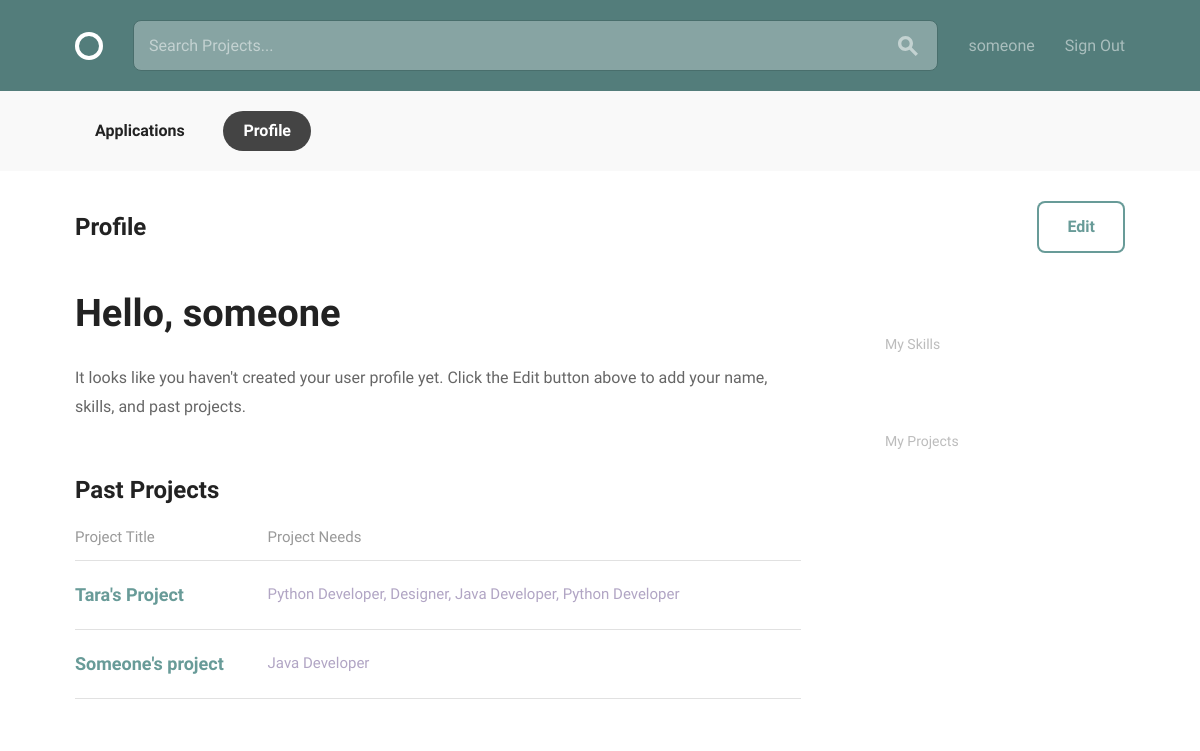
Page /user/profile (signed in) on the earlier database version.
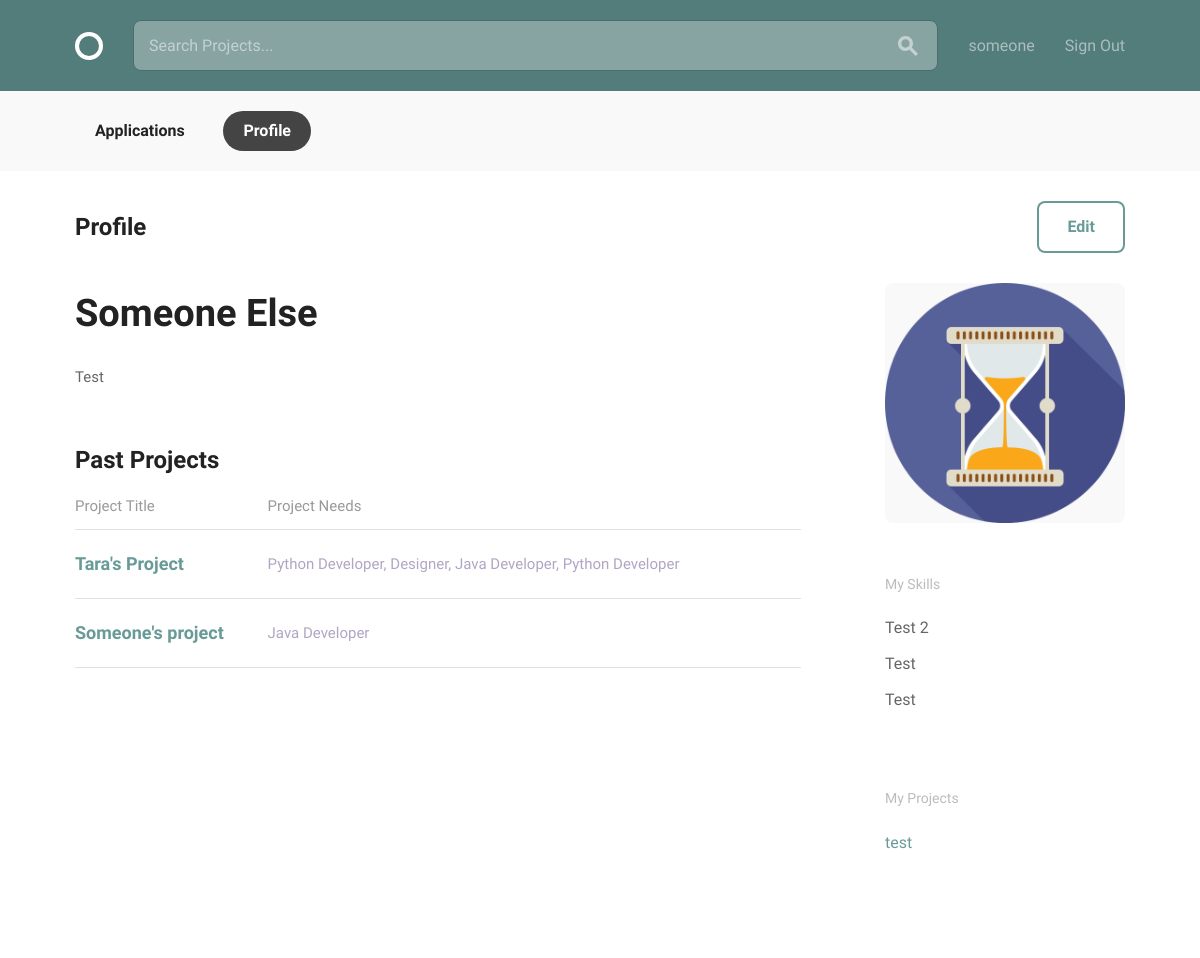
Same page on the later database version.
### teams/models.py (models this page shows, shortened)
class Project(models.Model):
    user = models.ForeignKey(
        User,
        related_name='projects',
        on_delete=models.CASCADE,)
    title = models.CharField(max_length=100)
    description = models.TextField()
    time_estimate = models.TextField()
    requirements = models.TextField()
    positions = models.ManyToManyField(Position, through='ProjectPosition')

class Position(models.Model):
    title = models.CharField(max_length=100)

class UserProfile(models.Model):
    user = models.OneToOneField(
        User,
        related_name="profile",
        on_delete=models.CASCADE)
    full_name = models.CharField(max_length=100)
    description = models.TextField()
    avatar = models.ImageField(default='', upload_to='./avatars')

class Skill(models.Model):
    user = models.ForeignKey(
        User,
        related_name="skills",
        on_delete=models.CASCADE,)
    name = models.CharField(max_length=50)

class OtherProject(models.Model):
    user = models.ForeignKey(
        User,
        related_name="other_projects",
        on_delete=models.CASCADE,)
    name = models.CharField(max_length=50)
    url = models.URLField()

### teams/views.py (the view)
# urls.py: path('user/profile', views.profile_detail, name='profile'),
@login_required
def profile_detail(request):
    try:
        user_profile = models.UserProfile.objects.get(user=request.user)
    except ObjectDoesNotExist:
        user_profile = None
    projects = models.Project.objects.filter(user=request.user)
    skills = models.Skill.objects.filter(user=request.user)
    other_projects = models.OtherProject.objects.filter(user=request.user)
    return render(
        request,
        'teams/profile.html',
        {'selected': 'profile',
         'user_profile': user_profile,
         'projects': projects,
         'skills': skills,
         'other_projects': other_projects})

### teams/templates/teams/profile.html
{% extends "teams/account.html" %}
{% load static %}
{% block account_tab %}
<div class="bounds circle--page">
    <div class="circle--page--header circle--fluid">
        <div class="circle--fluid--cell circle--fluid--primary">
            <h2>Profile</h2>
        </div>
        <div class="circle--fluid--cell circle--fluid--secondary">
            <a class="button icon-on-left" href="{% url 'teams:profile_edit' %}">Edit</a>
        </div>
    </div>
    <div class="grid-70">
        <h1>{% if user_profile %}{{ user_profile.full_name }}{% else %}Hello, {{ user.username }}{% endif %}</h1>
        <div class="circle--article--body">
            {% if user_profile %}
                {{ user_profile.description }}
            {% else %}
            <p>It looks like you haven't created your user profile yet.  Click the Edit button above to add your name, skills, and past projects. </p>
            {% endif %}
        </div>
        <h2>Past Projects</h2>
        <table class="u-full-width circle--table">
            <thead>
                <tr>
                    <th>Project Title</th>
                    <th class="circle--cell--right">Project Needs</th>
                </tr>
            </thead>
            <tbody>
                {% for project in projects %}
                <tr class="clickable-row" data-href="{% url 'teams:project' pk=project.pk %}">
                    <td>
                        <h3>{{ project.title }}</h3>
                    </td>
                    <td class="circle--cell--right">
                        <span class="secondary-label">
                            {% for position in project.positions.all %}
                            {{ position.title }}{% if not forloop.last %}, {% endif %}
                            {% endfor %}
                        </span>
                    </td>
                </tr>
                {% endfor %}
            </tbody>
        </table>
    </div>
    <div class="grid-25 grid-push-5">
        <div class="circle--secondary--module">
            <div class="circle--primary--avatar user-profile">
            {% if user_profile %}
                <img class="profile-pic" src="{{ user_profile.avatar.url }}" >
            {% endif %}
            </div>
        </div>
        <div class="circle--secondary--module">
            <h4>My Skills</h4>
            <ul class="unloaded">
                {% for skill in skills %}
                <li>{{ skill.name }}</li>
                {% endfor %}
            </ul>
        </div>
        <div class="circle--secondary--module">
            <h4>My Projects</h4>
            <ul class="circle--link--list">
                {% for project in other_projects %}
                <li><a href="{{ project.url }}" target="_blank">{{ project.name }}</a></li>
                {% endfor %}
            </ul>
        </div>
    </div>
</div>
{% endblock %}

### templates/layout.html (shortened to what this page needs)
{% load static from staticfiles %}
<!DOCTYPE html>
<html lang="en">
<head>
  <link rel="stylesheet" href="{% static "css/global.css" %}">
  <link rel="stylesheet" href="{% static "css/teams.css" %}">
</head>
<body>
  <header class="circle--header">
    <div class="bounds">
      <div class="circle--fluid">
        <div class="circle--fluid--cell">
          <h1 class="hide-text circle--logo"><a class="logo" href="{% url 'teams:home' %}">Circle</a></h1>
        </div>
        <div class="circle--fluid--cell circle--fluid--primary">
          <div class="circle--search">
            <input type="text" placeholder="Search Projects..." />
            <button>
            </button>
          </div>
        </div>
        <div class="circle--fluid--cell circle--fluid--secondary">
          <nav>
            <ul class="circle--inline">
              {% if not user.is_authenticated %}
                <li><a href="{% url 'teams:sign_up' %}">Sign Up</a></li>
                <li><a href="{% url 'teams:login' %}">Login</a></li>
              {% else %}
                <li><a href="{% url 'teams:profile' %}">{{ user.username }}</a></li>
                <li><a href="{% url 'teams:logout' %}">Sign Out</a></li>
              {% endif %}
            </ul>
          </nav>
        </div>
      </div>
    </div>
  </header>
{% block content %}{% endblock %}
</body>
</html>

Differences in the rows shown:
added UserProfile: full_name "Someone Else", description "Test", avatar (picture)
added Skill: name "Test 2"
added Skill: name "Test"
added Skill: name "Test"
added OtherProject: name "test"
Other differences:
{{ user.username }}: "someone" → (not shown)
text no longer shown: "Hello, It looks like you haven't created your user profile yet. Click the Edit button above to add your name, skills, and past projects."
